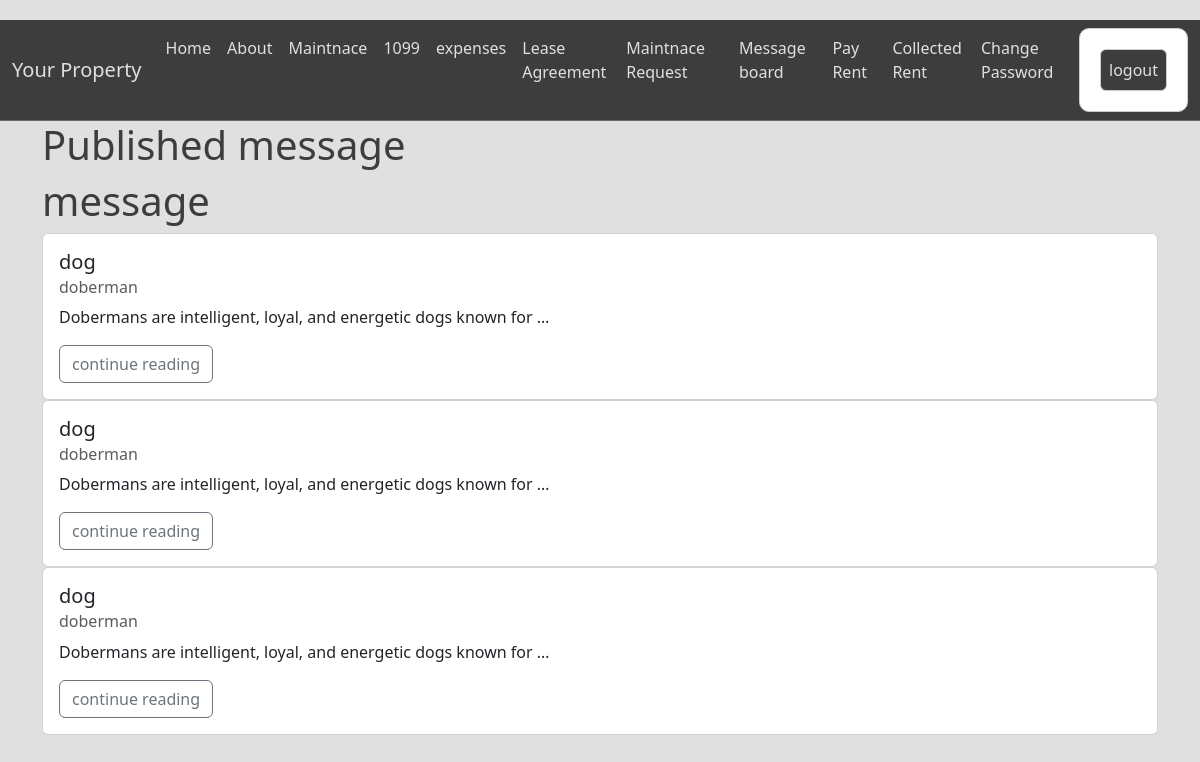
The app's page /post/ (signed in), older data.
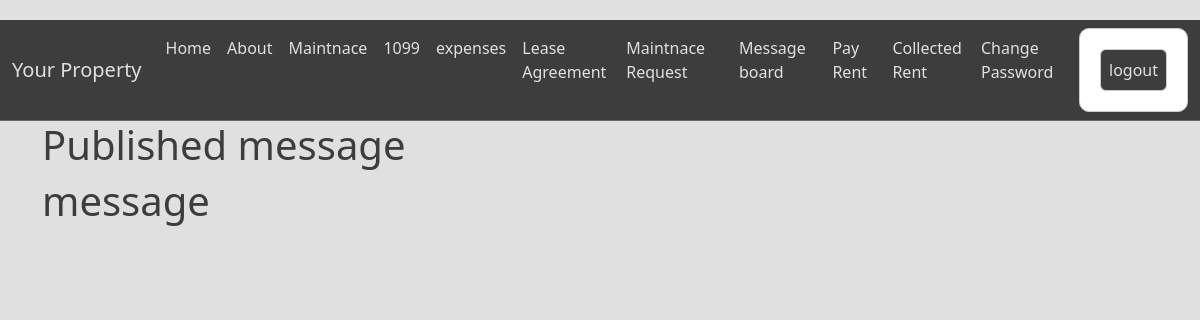
The same page, newer data.
### posts/models.py (models this page shows, shortened)
class Status (models.Model):
  name = models.CharField (max_length=128)
  description = models.CharField (max_length=256)

class Post (models.Model):
  title = models.CharField (max_length=128)
  subtitle = models.CharField (max_length=256)
  body = models.TextField()
  author = models.ForeignKey(
    get_user_model(),
    on_delete=models.CASCADE
  )
  status = models.ForeignKey(
    Status,
    on_delete = models.CASCADE
  )
  created_on = models.DateTimeField(auto_now_add=True)

### posts/views.py (the view)
# urls.py: path("", views.PostListView.as_view(), name="list"),
class PostListView(ListView):
  template_name = "posts/list.html"
  model = Post
  def get_context_data(self, **kwargs):
    context = super().get_context_data(**kwargs)
    published = Status.objects.get(name="published")
    context["title"] = "Published"
    context["post_list"] = (
      Post.objects
      .filter(status=published)
      .order_by("created_on").reverse()
    )
    return context

### templates/posts/list.html (shortened to what this page needs)
{% extends 'base.html' %}
{% block content %}
<h1>{{ title }} message</h1>
<h1>message</h1>
{% for post in post_list %}
<div class="card">
  <div class="card-body">
    <h5 class="card-title">{{ post.title }}</h5>
    <h6 class="card-subtitle mb-2 text-body-secondary">{{ post.subtitle }}</h6>
    <p class="card-text">{{ post.body|truncatechars:64 }} </p>
    <a href="{% url 'detail' post.id %}" class="card-link btn btn-outline-secondary">continue reading</a>
  </div>
</div>
{% endfor %}
{% endblock content %}

### templates/base.html (shortened to what this page needs)
{% load static %}
<!DOCTYPE html>
<html lang="en">
<head>
  <link href="https://cdn.jsdelivr.net/npm/bootstrap@5.3.5/dist/css/bootstrap.min.css"
  rel="stylesheet"
>
  <link rel="stylesheet" href="{% static 'css/base.css' %}">
</head>
<body>
  <nav class="navbar navbar-expand-lg bg-body-tertiary my-nav">
    <div class="container-fluid">
      <a class="navbar-brand" href="{% url 'home' %}">Your Property</a>
      <div class="collapse navbar-collapse" id="navbarNavAltMarkup">
        <div class="navbar-nav">
          <a class="nav-link" href="{% url 'home' %}">Home</a>
          <a class="nav-link" href="{% url 'about' %}">About</a>
          {% if user.is_authenticated %}
            <a class="nav-link" href="{% url 'list' %}">Maintnace</a>
            <a class="nav-link" href="{% url 'list' %}">1099</a>
            <a class="nav-link" href="{% url 'list' %}">expenses</a>
            <a class="nav-link" href="{% url 'list' %}">Lease Agreement</a>
            <a class="nav-link" href="{% url 'list' %}">Maintnace Request</a>
            <a class="nav-link" href="{% url 'new' %}">Message board</a>
            <a class="nav-link" href="{% url 'pay_rent' %}">Pay Rent</a>
            <a class="nav-link" href="{% url 'archived' %}">Collected Rent</a>
            <a class="nav-link" href="{% url 'password_change' %}">Change Password</a>
            <form method="POST" action="{% url 'logout' %}">
              <input type="submit" class="nav-link" value="logout">
            </form>
          {% else %}
            <a class="nav-link" href="{% url 'signup' %}">Sign up</a>
            <a class="nav-link" href="{% url 'login' %}">Log In</a>
          {% endif %}
        </div>
      </div>
    </div>
  </nav>
  <div class="container">
  {% block content %}{% endblock content %}
  </div>
</body>
</html>

### static/css/base.css (style rules this page uses)
.my-nav { background-color: #A4A4A4; }
body { background-color: #E0E0E0; color: #3D3D3D; font-family: 'Segoe UI', Tahoma, Geneva, Verdana, sans-serif; padding-top: 20px; }
.my-nav { background-color: #3D3D3D !important; color: #E0E0E0; border-bottom: 1px solid #666666; }
.my-nav .navbar-brand, .my-nav .nav-link { color: #E0E0E0 !important; font-weight: 500; }
form { background-color: #fff; padding: 20px; border-radius: 10px; border: 1px solid #ccc; }
.btn-primary, input[type="submit"].nav-link { background-color: #3D3D3D; border: none; }
a { color: #3D3D3D; text-decoration: none; }
input, select, textarea { border-radius: 6px !important; border: 1px solid #ccc !important; }

Row changes from the older to the newer data that the page shows:
removed Post: title "dog", subtitle "doberman", body "Dobermans are intelligent, loyal, and energetic dogs known for …"
removed Post: title "dog", subtitle "doberman", body "Dobermans are intelligent, loyal, and energetic dogs known for …"
removed Post: title "dog", subtitle "doberman", body "Dobermans are intelligent, loyal, and energetic dogs known for …"
